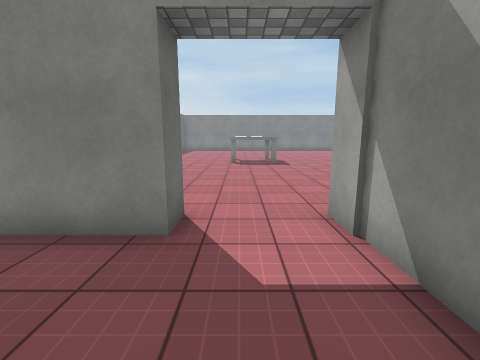
view 1 (above)

20 first-person views from a walk through a Unity game level. The camera is 1.4 m above the floor, tilts 10° down and sees 90° across. Doors are open. The floor is counted in squares, 1 m on a side. Each view is taken from the middle of a square. On the plan, view 1 faces up. The plan holds only what a view shows up to about 13 squares ahead; the rest is blank. The place goes on beyond the plan. The player character is not drawn. Some surface patterns are stand-ins.

view 2
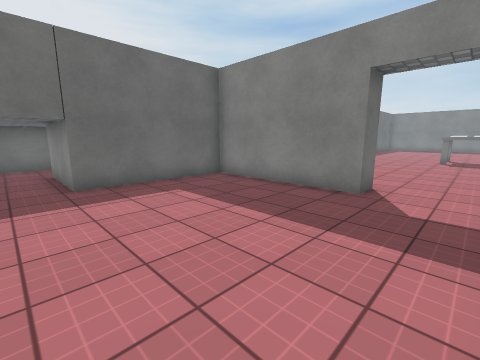

view 3
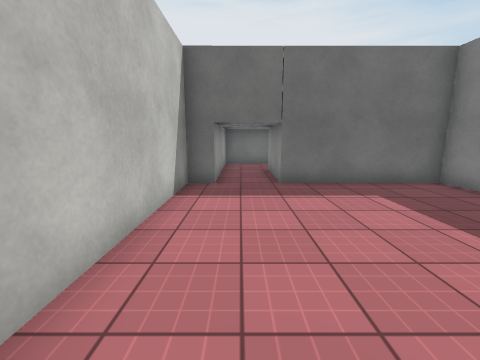

view 4
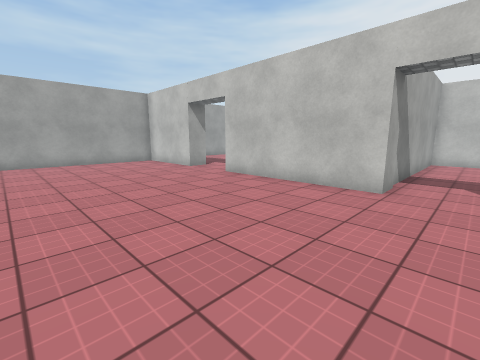

view 5
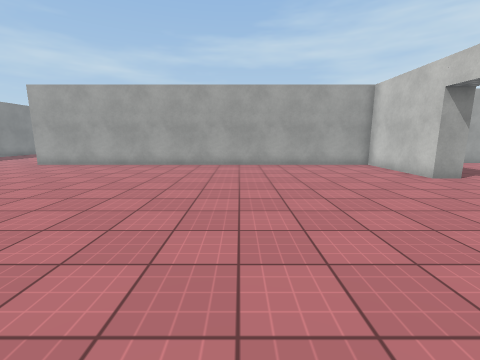

view 6
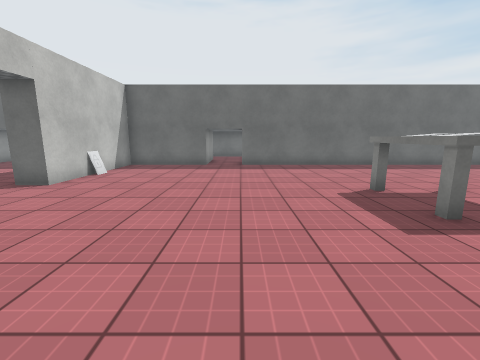

view 7
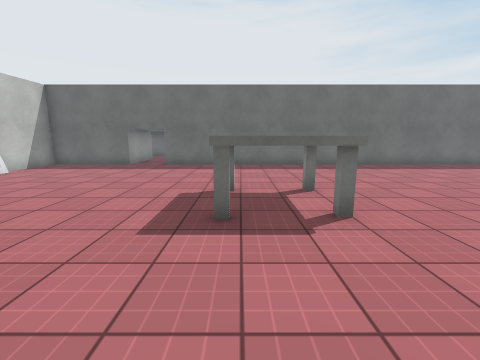

view 8
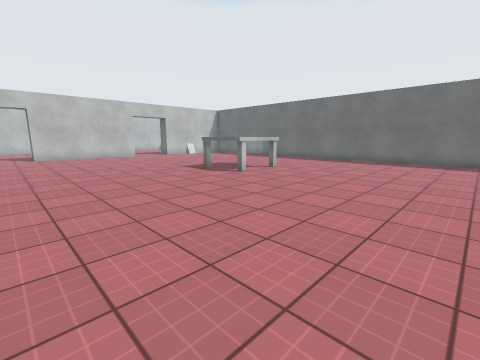

view 9
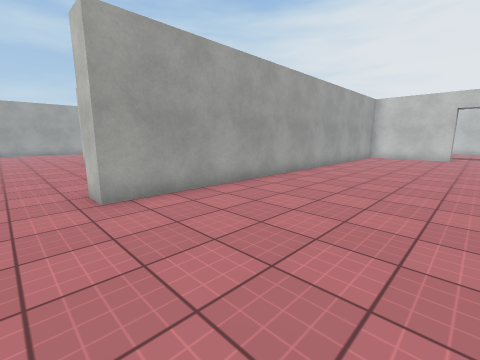

view 10
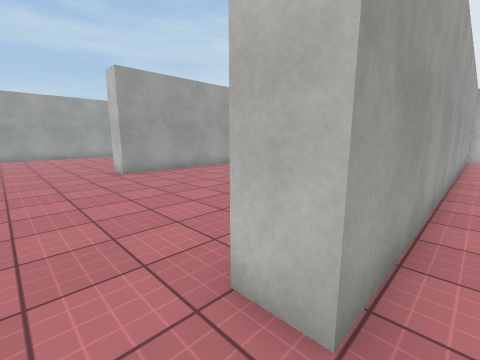

view 11
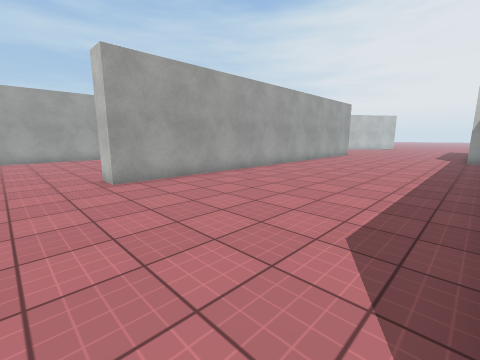

view 12
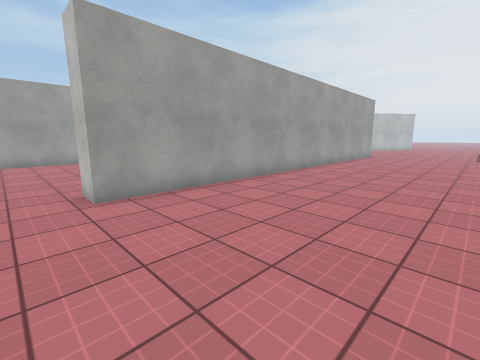

view 13
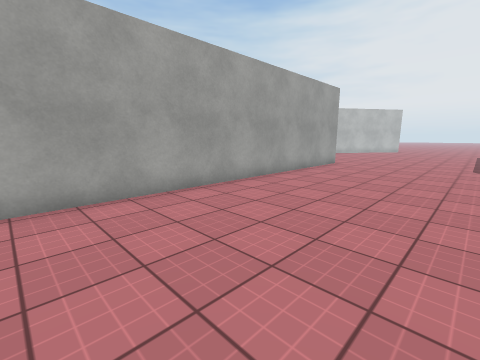

view 14
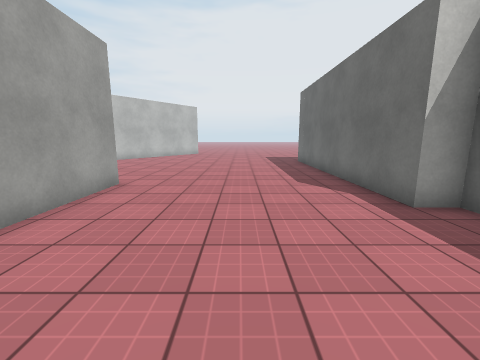

view 15
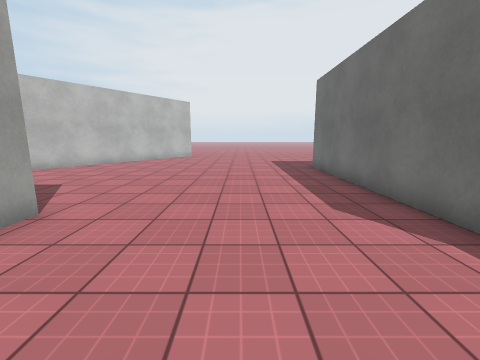

view 16
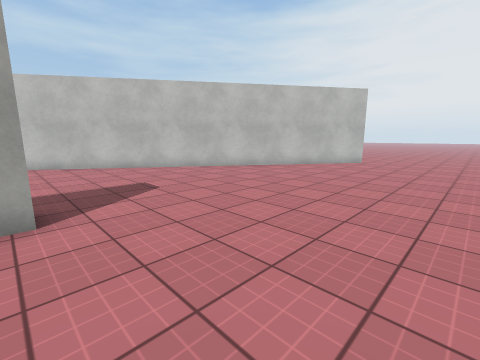

view 17
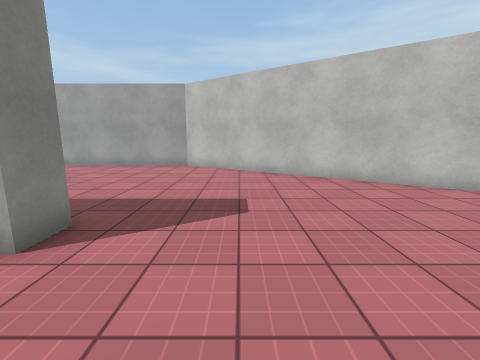

view 18
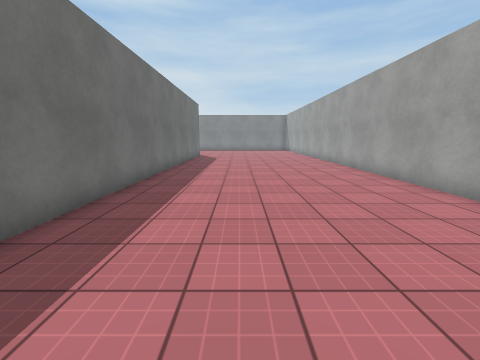

view 19
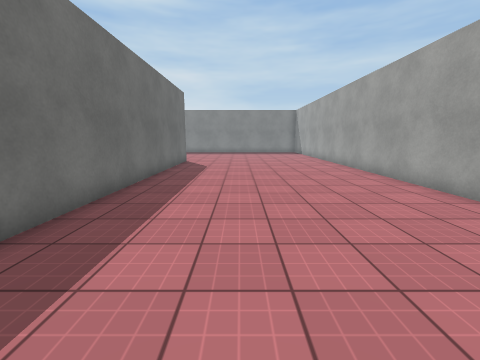

view 20
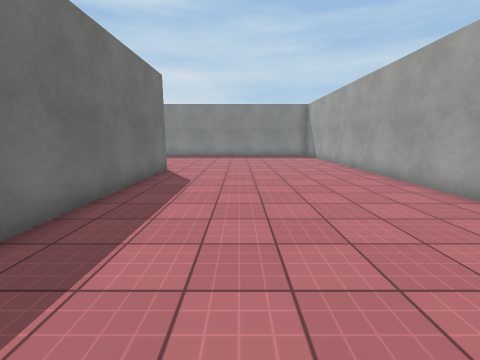

### Floor plan
Points are (right, up) in squares from view 1. A wall is a line through its corners. A room is listed if a view was taken in it or the views show most of it. See-through windows are left out.
Room 1 (views 1, 2, 3)
walls: (-1, 4.3) (-1, 3.3) (-6.5, 3.3) (-6.5, -1.7) (-7.5, -1.7); (-7.5, -3.8) (-6.5, -3.8) (-6.5, -4.6) (1.7, -4.6) (1.7, 4.3)
ways out: open door at (0, 4) to room 2
Room 2 (views 4, 5, 6, 7, 8, 9, 10)
walls: (1.7, 4.3) (7.6, 4.3); (10.2, 4.3) (14.5, 4.3) (14.5, 21.6); (-7.3, 8.3) (-6.5, 8.3) (-6.5, 4.3) (-1, 4.3); (-6.5, 23.5) (-6.5, 10.1)
low walls: (-3.8, 4.5) (-3, 4.5)
ways out: open door at (0, 4) to room 1; opening at (15, 22.5) to room 3; open door at (9, 4)
objects: other object (0, 14) to (2, 16)
Room 3 (views 11, 12, 13, 14, 15, 16, 17, 18, 19, 20)
walls: (24.8, 1.7) (23.7, 1.7) (23.7, 19.7) (24.7, 19.7) (24.7, 3); (15.5, 4.3) (16.5, 4.3) (16.5, -5.8); (25.6, -9.6) (33.3, 1.7) (33.3, 22.1); (14.5, 21.6) (15.6, 21.6)
ways out: opening at (15, 22.5) to room 2

Positions as (right, up) in squares from view 1, and headings:
1: (0, 0), facing up
2: (1, -3), facing up-left
3: (1, -3), facing left
4: (0, 11), facing down-right
5: (2, 11), facing right
6: (6, 10), facing left
7: (6, 14), facing left
8: (9, 23), facing down-left
9: (9, 23), facing down-right
10: (14, 23), facing down-right
11: (16, 22), facing down-right
12: (18, 21), facing down-right
13: (18, 15), facing down-right
14: (20, 9), facing down
15: (20, 6), facing down
16: (19, 2), facing down-right
17: (21, -1), facing right
18: (28, 0), facing up
19: (28, 5), facing up
20: (28, 9), facing up
